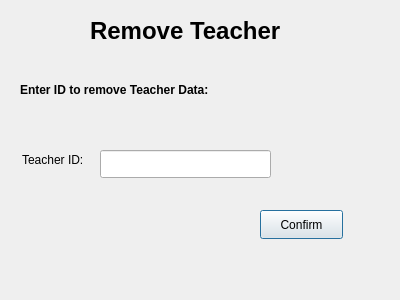
<?xml version="1.0" encoding="UTF-8"?>
<ui version="4.0">
 <class>removeteacher</class>
 <widget class="QDialog" name="removeteacher">
  <property name="geometry">
   <rect>
    <x>0</x>
    <y>0</y>
    <width>400</width>
    <height>300</height>
   </rect>
  </property>
  <property name="windowTitle">
   <string>Dialog</string>
  </property>
  <widget class="QLabel" name="label_3">
   <property name="geometry">
    <rect>
     <x>22</x>
     <y>150</y>
     <width>81</width>
     <height>20</height>
    </rect>
   </property>
   <property name="text">
    <string>Teacher ID:</string>
   </property>
  </widget>
  <widget class="QPushButton" name="pushButton">
   <property name="geometry">
    <rect>
     <x>260</x>
     <y>210</y>
     <width>83</width>
     <height>29</height>
    </rect>
   </property>
   <property name="text">
    <string>Confirm</string>
   </property>
  </widget>
  <widget class="QLabel" name="label_2">
   <property name="geometry">
    <rect>
     <x>20</x>
     <y>80</y>
     <width>261</width>
     <height>20</height>
    </rect>
   </property>
   <property name="font">
    <font>
     <bold>true</bold>
    </font>
   </property>
   <property name="text">
    <string>Enter ID to remove Teacher Data:</string>
   </property>
  </widget>
  <widget class="QLabel" name="label">
   <property name="geometry">
    <rect>
     <x>90</x>
     <y>10</y>
     <width>241</width>
     <height>41</height>
    </rect>
   </property>
   <property name="font">
    <font>
     <pointsize>18</pointsize>
     <bold>true</bold>
    </font>
   </property>
   <property name="text">
    <string>Remove Teacher</string>
   </property>
  </widget>
  <widget class="QLineEdit" name="idEdit">
   <property name="geometry">
    <rect>
     <x>100</x>
     <y>150</y>
     <width>171</width>
     <height>28</height>
    </rect>
   </property>
  </widget>
 </widget>
 <resources/>
 <connections/>
</ui>
